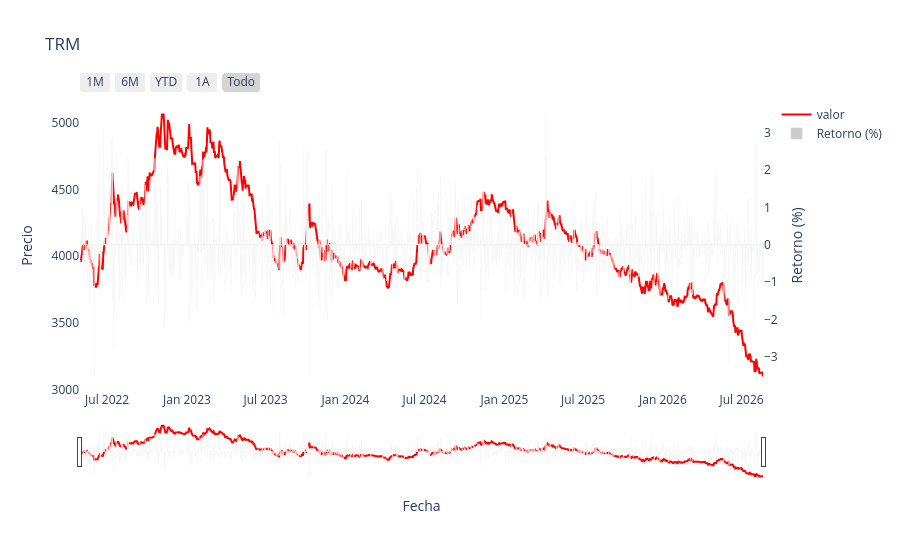

Notebook source saved alongside this figure:
### Code cell
plotly_oneplot(data = fullTRM, x_col="fecha", y_col="valor", plot_title="TRM", color_in="red")

### Figure 1 — Plotly figure (JSON) as saved in the notebook; plotly's stock layout.template omitted (floating-point values rounded to 4 significant figures; data arrays with more than 128 entries replaced by an {"elided": "..."} marker saying what was removed)
{"data": [{"line": {"color": "red", "dash": "solid"}, "mode": "lines", "name": "valor", "type": "scatter", "x": {"elided": "1573 str values"}, "y": {"elided": "1573 float values"}}, {"marker": {"color": "rgba(128, 128, 128, 0.4)"}, "name": "Retorno (%)", "type": "bar", "x": {"elided": "1573 str values"}, "y": {"elided": "1573 float values"}, "yaxis": "y2"}], "layout": {"hovermode": "x unified", "title": {"text": "TRM"}, "xaxis": {"rangeselector": {"buttons": [{"count": 1, "label": "1M", "step": "month", "stepmode": "backward"}, {"count": 6, "label": "6M", "step": "month", "stepmode": "backward"}, {"count": 1, "label": "YTD", "step": "year", "stepmode": "todate"}, {"count": 1, "label": "1A", "step": "year", "stepmode": "backward"}, {"label": "Todo", "step": "all"}]}, "rangeslider": {"visible": true}, "title": {"text": "Fecha"}, "type": "date"}, "yaxis": {"autorange": true, "fixedrange": false, "showgrid": false, "title": {"text": "Precio"}}, "yaxis2": {"autorange": true, "fixedrange": false, "overlaying": "y", "showgrid": false, "side": "right", "title": {"text": "Retorno (%)"}, "zeroline": true}}}
